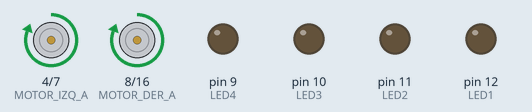
Recording of a sketch running on a simulated Arduino Uno, built with avr-gcc and run on an emulated ATmega328P. On the bench: motor-driver pin pairs drawn as motors (green arrow = first pin HIGH = forward, orange = second pin HIGH = backward, longer = more drive, scaled by the enable pin), output pins drawn as LEDs (lit = HIGH).

Above: at 1.0 s.
At 3.0 s:
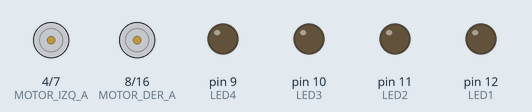
At 5.0 s:
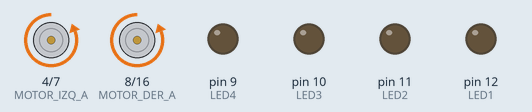
At 9.0 s:
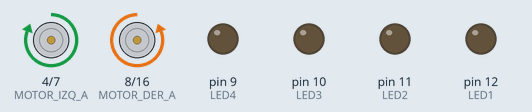
Timing chart, 0 to 13.0 s (numbered marks = the images above):
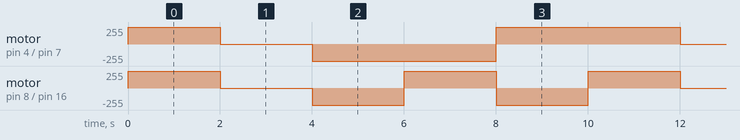

Measured:
- by itself, motor on pin 4 (MOTOR_IZQ_A) / pin 7 (MOTOR_IZQ_B): repeats every 10.0 s: stopped 2.0 s, backward 255/255 4.0 s, forward 255/255 4.0 s
- by itself, motor on pin 8 (MOTOR_DER_A) / pin 16 (MOTOR_DER_B): repeats every 10.0 s: stopped 2.0 s, 2 × (backward 255/255 2.0 s, forward 255/255 2.0 s)

The sketch:

COD_Robot_Motores.ino
```cpp
#include <TimerOne.h>

#define LED1 12
#define LED2 11
#define LED3 10
#define LED4 9

#define MOTOR_IZQ_A 4
#define MOTOR_IZQ_B 7
#define MOTOR_DER_A 8
#define MOTOR_DER_B 16

#define ENABLE_IZQ 5
#define ENABLE_DER 6
#define PULSADO LOW

#define N_PULSADO HIGH

#define T_REBOTE 10

#define ESPERA 10
#define CONFIRMACION 11
#define LIBERACION 12

int mSeg = 0;

#define BOTON1 2
#define BOTON2 3

int estadoBoton1 = ESPERA;
int msBoton1 = 0;

int estadoBoton2 = ESPERA;
int msBoton2 = 0;


int  msBotonEspera = 0;
bool esperandoEjecucion = false;
int tiempoDesdePresionado = 0;

void setup() {

  ///
  pinMode(LED1, OUTPUT);
  pinMode(LED2, OUTPUT);
  pinMode(LED3, OUTPUT);
  pinMode(LED4, OUTPUT);
  ///
  pinMode(BOTON1, INPUT_PULLUP);
  pinMode(BOTON2, INPUT_PULLUP);
  ///
  pinMode(MOTOR_IZQ_A, OUTPUT);
  pinMode(MOTOR_IZQ_B, OUTPUT);
  pinMode(MOTOR_DER_A, OUTPUT);
  pinMode(MOTOR_DER_B, OUTPUT);
  pinMode(ENABLE_DER, OUTPUT);
  pinMode(ENABLE_IZQ, OUTPUT);
  ///
  Timer1.attachInterrupt(ISR_Timer);
  Timer1.initialize(1000);  // 1 ms
  ///

  Serial.begin(9600);
}
void loop() {
avanzar(255,255);
delay(2000);
detener();
delay(2000);
retroceder(255,255);
delay(2000);
girarIzq(255,255);
delay(2000);
girarDer(255,255);
delay(2000);
}

void avanzar(int velocidadIzq, int velocidadDer) {
  digitalWrite(MOTOR_IZQ_A, HIGH);
  digitalWrite(MOTOR_IZQ_B, LOW);
  analogWrite(ENABLE_IZQ, velocidadIzq);

  digitalWrite(MOTOR_DER_A, HIGH);
  digitalWrite(MOTOR_DER_B, LOW);
  analogWrite(ENABLE_DER, velocidadDer);

}
void retroceder(int velocidadIzq, int velocidadDer) {
  digitalWrite(MOTOR_IZQ_A, LOW);
  digitalWrite(MOTOR_IZQ_B, HIGH);
  analogWrite(ENABLE_IZQ, velocidadIzq);

  digitalWrite(MOTOR_DER_A, LOW);
  digitalWrite(MOTOR_DER_B, HIGH);
  analogWrite(ENABLE_DER, velocidadDer);

}
void girarIzq(int velocidadIzq, int velocidadDer) {
  digitalWrite(MOTOR_IZQ_A, LOW);
  digitalWrite(MOTOR_IZQ_B, HIGH);
  analogWrite(ENABLE_IZQ, velocidadIzq);

  digitalWrite(MOTOR_DER_A, HIGH);
  digitalWrite(MOTOR_DER_B, LOW);
  analogWrite(ENABLE_DER, velocidadDer);

}
void girarDer(int velocidadIzq, int velocidadDer) {
  digitalWrite(MOTOR_IZQ_A, HIGH);
  digitalWrite(MOTOR_IZQ_B, LOW);
  analogWrite(ENABLE_IZQ, velocidadIzq);

  digitalWrite(MOTOR_DER_A, LOW);
  digitalWrite(MOTOR_DER_B, HIGH);
  analogWrite(ENABLE_DER, velocidadDer);

}
void detener() {
  digitalWrite(MOTOR_IZQ_A, LOW);
  digitalWrite(MOTOR_IZQ_B, LOW);
  digitalWrite(MOTOR_DER_A, LOW);
  digitalWrite(MOTOR_DER_B, LOW);

}
bool antiRebote(int pin, int &estadoMaquina, int &msBoton) {
  bool lectura = digitalRead(pin);

  switch (estadoMaquina) {
    case ESPERA:
      if (lectura == PULSADO) {
        msBoton = 0;
        estadoMaquina = CONFIRMACION;
      }
      break;

    case CONFIRMACION:
      if (msBoton >= T_REBOTE) {
        if (lectura == PULSADO) {
          estadoMaquina = LIBERACION;
        } else {
          estadoMaquina = ESPERA;
        }
      }
      break;

    case LIBERACION:
      if (lectura == N_PULSADO) {
        estadoMaquina = ESPERA;
        return true;  // flanco detectado
      }
      break;
  }

  return false;  // no flanco
}
void ISR_Timer() {
  msBoton1++;
  msBoton2++;
  msBotonEspera++;

  if (esperandoEjecucion) {
    tiempoDesdePresionado++;
  }

}
```
